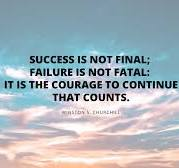
#> input picture download.jpeg, 179 x 168 px, given in place of OIP.jpg, which was not available
$ jupyter execute Exp_5_SIP.ipynb
#> lines starting #> are read from the running program, lines starting #| are printed output that depends on the picture; after the words box and inside, x2 and y2 are one past the last pixel; in counts of white or black regions, pixels touching at a corner belong together; pictures that were not available may be replaced by others from this repository, and a replacement may not be noted
[cell 1]
import cv2
from google.colab.patches import cv2_imshow

[cell 2]
img = cv2.imread('/content/OIP.jpg',cv2.IMREAD_GRAYSCALE)
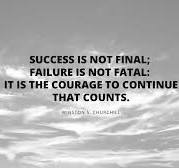
#> img: shape (168, 179); min 0, max 255, mean 175.9

if img is None:
  print("Error: Unable to load the image.")
else:
    negative_img = 255 - img
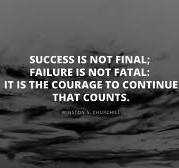
#> negative_img: shape (168, 179); min 0, max 255, mean 79.1

    cv2_imshow(img)
    cv2_imshow(negative_img)

    cv2.waitKey(0)
    cv2.destroyAllWindows()

[cell 3]
import numpy as np
import cv2
from google.colab.patches import cv2_imshow

img = cv2.imread('/content/OIP.jpg', cv2.IMREAD_GRAYSCALE)

if img is None:
    print("Error: Unable to load the image.")
else:
    m, n = img.shape
#> m = 168; n = 179

    L = img.max()
#> L = 255

    img_neg = L - img

    cv2.imwrite('/content/OIP_negative.jpg', img_neg)

    print('Original image and its negative:')
    cv2_imshow(img)
    cv2_imshow(img_neg)

    T = int(input('Enter the threshold value: '))
#> the answer given: 100

    img_thresh = np.zeros((m, n), dtype=int)
    for i in range(m):
        for j in range(n):
            if img[i, j] < T:
                img_thresh[i, j] = 0
            else:
                img_thresh[i, j] = 255
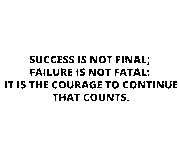
#> img_thresh: shape (168, 179) int64; 94.7% white; black in thin lines or dots, all inside (x1, y1, x2, y2) = (5, 56, 177, 101)

    cv2.imwrite('birdthreshold.jpg', img_thresh)

    cv2_imshow(img_thresh)

[cell 4]
import cv2
from google.colab.patches import cv2_imshow

img = cv2.imread('/content/OIP.jpg', cv2.IMREAD_GRAYSCALE)

if img is None:
    print("Error: Unable to load the image.")
else:
  lower_threshold = 100
  upper_threshold = 200

  background_mask = cv2.inRange(img,0,lower_threshold)
  slicing_mask = cv2.inRange(img,lower_threshold,upper_threshold)
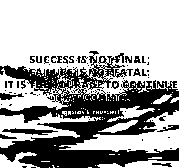
#> slicing_mask: shape (168, 179); 65.6% white; 73 black regions (53 under 20 px), largest, box (x1, y1, x2, y2) and area: (0, 51, 179, 168) 9302, (2, 128, 58, 135) 205, (0, 93, 24, 100) 93
  background = cv2.bitwise_and(img,img,mask=background_mask)
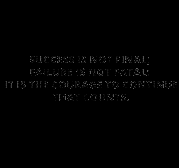
#> background: shape (168, 179); min 0, max 100, mean 1.5
  sliced_region = cv2.bitwise_and(img,img,mask=slicing_mask)
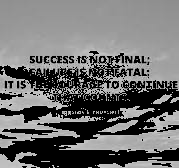
#> sliced_region: shape (168, 179); min 0, max 200, mean 109
  result_img = cv2.add(background,sliced_region)
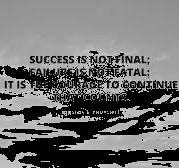
#> result_img: shape (168, 179); min 0, max 200, mean 110.4
  cv2_imshow(img)
  cv2_imshow(result_img)
  cv2.waitKey(0)
  cv2.destroyAllWindows()

[cell 5]
import cv2
import matplotlib.pyplot as plt

img = cv2.imread('/content/OIP.jpg')
#> img is the input picture: shape (168, 179, 3); mean B, G, R 186.1, 178.7, 166.4
img_rgb = cv2.cvtColor(img, cv2.COLOR_BGR2RGB)
kernel_sizes = [3,5,9,15]

plt.figure(figsize=(12,3))
plt.subplot(1,len(kernel_sizes) +1,1)
plt.imshow(img_rgb)
plt.title('Original Image')

for i, kernel_size in enumerate(kernel_sizes):
  blurred_img = cv2.GaussianBlur(img, (kernel_size, kernel_size),0)
  plt.subplot(1, len(kernel_sizes)+1, i + 2)
  plt.imshow(blurred_img)
  plt.title(f'Blurred(Kernel Size: {kernel_size})')
  plt.show()
#> this loop made 4 passes
#> pass 1, `blurred_img = cv2.GaussianBlur(img, (kernel_size, kernel_size),0)`:
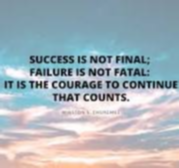
#> blurred_img: shape (168, 179, 3); mean B, G, R 186.1, 178.8, 166.4
#> pass 2, `blurred_img = cv2.GaussianBlur(img, (kernel_size, kernel_size),0)`:
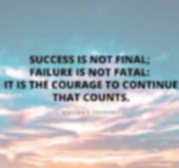
#> blurred_img: shape (168, 179, 3); mean B, G, R 186.1, 178.7, 166.4
#> pass 3, `blurred_img = cv2.GaussianBlur(img, (kernel_size, kernel_size),0)`:
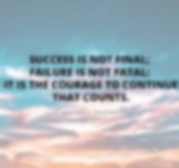
#> blurred_img: shape (168, 179, 3); mean B, G, R 186.1, 178.7, 166.4
